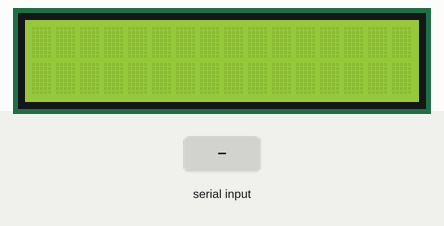
The sketch below on a simulated Arduino Uno, built with avr-gcc and run on an emulated ATmega328P. On the bench: 16×2 character LCD. The inputs (shaded band) are chosen by the test bench.

Above: at 1.2 s.
1.3 s: "*" received over Serial
At 2.5 s:
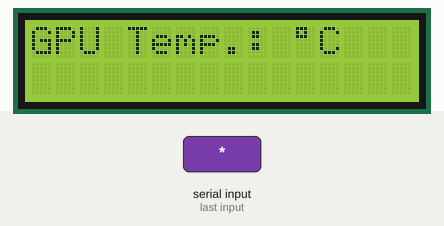
2.8 s: "#" received over Serial
At 3.6 s:
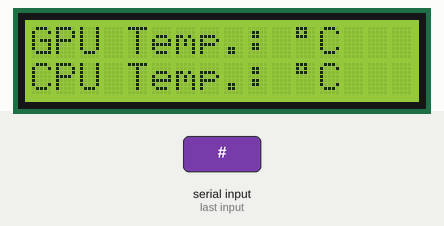
Timing chart, 0 to 5.8 s (numbered marks = the images above; inputs shaded):
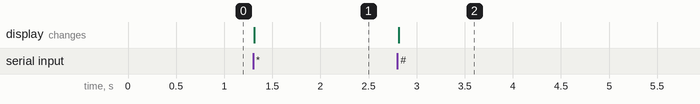

Measured:
- after the input at 1.3 s, the display: changes at once (image 1)
- after the input at 2.8 s, the display: changes at once (image 2)

The sketch:

ArduinoPcMonitor.ino
```cpp
#include <Wire.h>
#include <LiquidCrystal_I2C.h>

LiquidCrystal_I2C lcd(0x27,16,2);//If Doesnt Work change 0x27 to 0x3F
String inData;

void setup() {
    Serial.begin(9600);
    lcd.init();
    lcd.backlight();
}

void loop() {

    while (Serial.available() > 0)
    {
        char recieved = Serial.read();
        inData += recieved;

        if (recieved == '*')//Getting Data From App
        {
            inData.remove(inData.length() - 1, 1);
            lcd.setCursor(0,0);
            lcd.print("GPU Temp.: " + inData + char(223)+"C ");
            inData = "";

            if(inData == "DIS")//Getting Data From App
            {
              lcd.clear();
              lcd.setCursor(0,0);
              lcd.print("Disconnected!");
            }
        }

        if (recieved == '#')//Getting Data From App
        {
            inData.remove(inData.length() - 1, 1);
            lcd.setCursor(0,1);
            lcd.print("CPU Temp.: " + inData + char(223)+"C ");//You can Change Text to what would you like
            inData = "";
        }
    }
}
```
